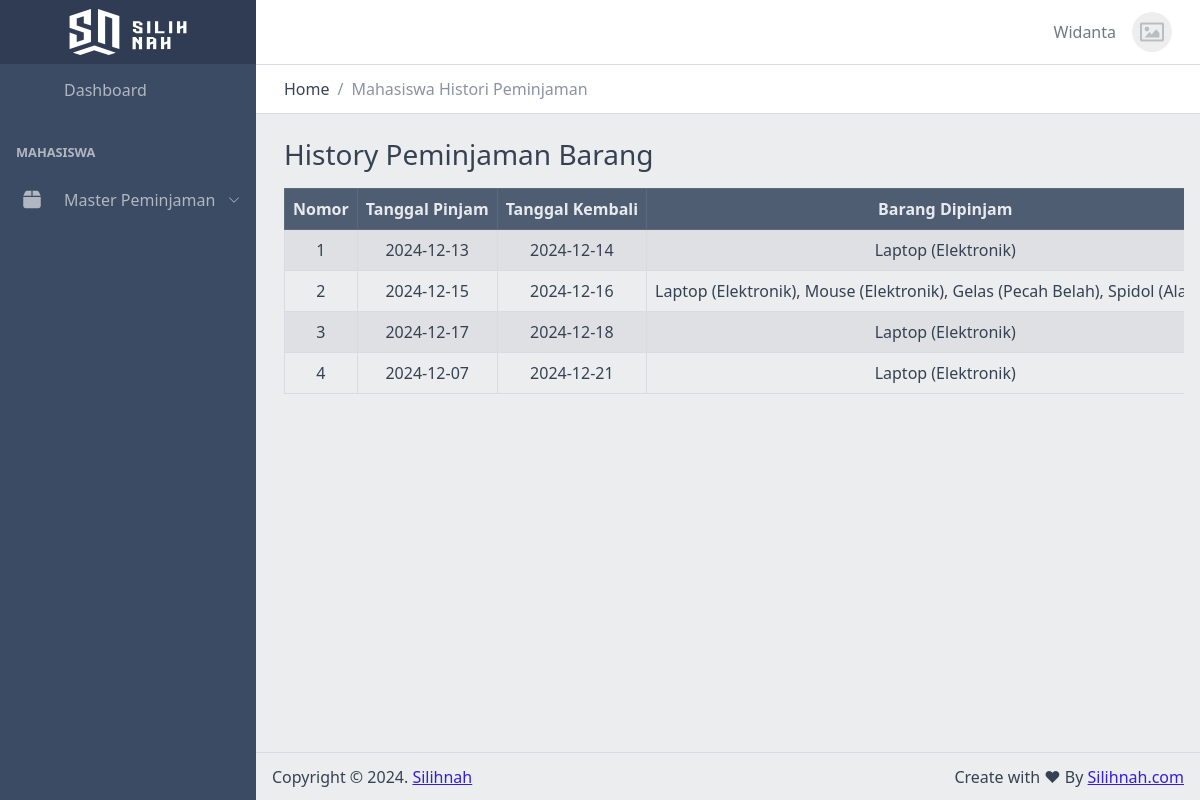
The app's page /views/mahasiswa/peminjaman/history.php (signed in), older data.
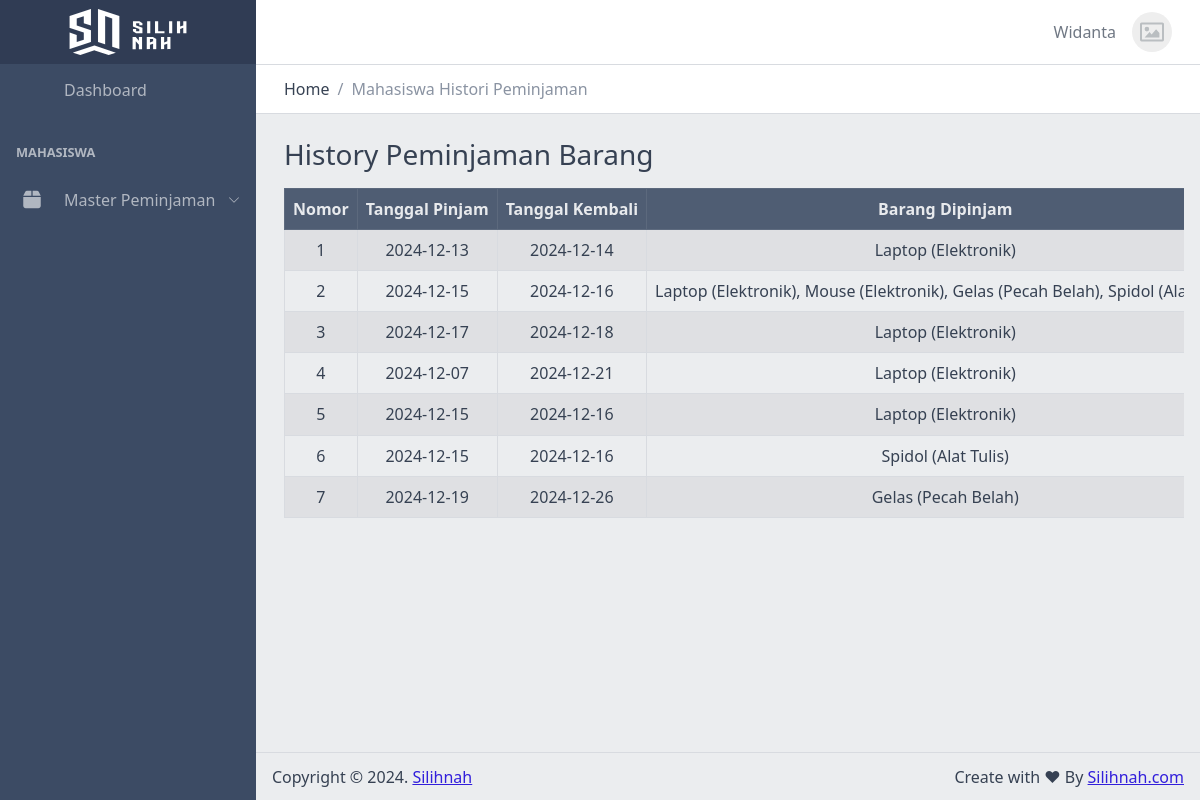
The same page, newer data.
### tables this page shows
CREATE TABLE `peminjaman` (
  `id_peminjaman` int NOT NULL,
  `id_mahasiswa` int NOT NULL,
  `tanggal_pinjam` date NOT NULL,
  `tanggal_kembali` date NOT NULL,
  `id_petugas` int DEFAULT NULL,
  `id_status` int DEFAULT NULL
);

### functions/connect.php (called while the page is built, shortened)
<?php
class Connect
{
    private $host = 'localhost';
    private $user = 'root';
    private $pass = '';
    private $db = 'silihnah';
    function __construct()
    {
        $this->conn = new mysqli($this->host, $this->user, $this->pass, $this->db);
    }
}

### functions/peminjaman.php (called while the page is built, shortened)
<?php
include 'connect.php';
class Peminjaman extends Connect
{
    public function getDataPeminjamanMahasiswaById($id)
    {
        $query = "SELECT
            peminjaman.id_peminjaman,
            peminjaman.id_mahasiswa,
            peminjaman.id_petugas,
            peminjaman.id_status,
            peminjaman.id_peminjaman,
            peminjaman.tanggal_pinjam,
            peminjaman.tanggal_kembali,
            mahasiswa.nama AS nama_mahasiswa,
            petugas.nama AS nama_petugas,
            status.nama_status AS nama_status,
            GROUP_CONCAT(CONCAT(barang.nama, ' (', kategori.nama, ')') SEPARATOR ', ') AS barang_dipinjam,
            GROUP_CONCAT(detail_peminjaman.jumlah SEPARATOR ', ') AS jumlah_barang
        FROM
            peminjaman
        LEFT JOIN
            detail_peminjaman ON peminjaman.id_peminjaman = detail_peminjaman.id_peminjaman
        LEFT JOIN
            barang ON detail_peminjaman.id_barang = barang.id_barang
        LEFT JOIN
            kategori ON barang.id_kategori = kategori.id_kategori
        LEFT JOIN
            mahasiswa ON peminjaman.id_mahasiswa = mahasiswa.id_mahasiswa
        LEFT JOIN
            petugas ON peminjaman.id_petugas = petugas.id_petugas
        LEFT JOIN
            status ON peminjaman.id_status = status.id_status
        WHERE peminjaman.id_mahasiswa = '$id'
        GROUP BY
            peminjaman.id_peminjaman";
        $result = mysqli_query($this->conn, $query);
        $data = [];
        while ($row = mysqli_fetch_assoc($result)) {
            $data[] = $row;
        }
        return $data;
    }
    public function getDataMahasiswaByUserId($id)
    {
        $query = "SELECT * FROM mahasiswa Where id_user = '$id'";
        $result = $this->conn->query($query);
        if ($result->num_rows > 0) {
            return $result->fetch_assoc();
        } else {
            return null;
        }
    }
}

### views/mahasiswa/peminjaman/history.php (the view, shortened to what this page needs)
<?php
include '../../../functions/peminjaman.php';
$peminjaman = new Peminjaman();
$dataMahasiswa = $peminjaman->getDataMahasiswaByUserId($_SESSION['user']['id_user']);
$data = $peminjaman->getDataPeminjamanMahasiswaById($dataMahasiswa['id_mahasiswa']);
?>
<?php include('../../templates/header.php'); ?>
<div class="container-fluid">
    <div class="row justify-content-center">
        <div class="col">
            <h3>History Peminjaman Barang</h3>
        </div>
    </div>
</div>
<div class="container-fluid table-responsive">
    <table id="data-table" class="table text-nowrap table-bordered table-striped text-center mt-2 align-middle">
        <thead class="table-dark">
            <tr>
                <th>Nomor</th>
                <th>Tanggal Pinjam</th>
                <th>Tanggal Kembali</th>
                <th>Barang Dipinjam</th>
            </tr>
        </thead>
        <tbody>
            <?php $no = 1; ?>
            <?php foreach ($data as $row) : ?>
                <tr>
                    <td><?= $no++; ?></td>
                    <td><?= $row['tanggal_pinjam']; ?></td>
                    <td><?= $row['tanggal_kembali']; ?></td>
                    <td><?= $row['barang_dipinjam']; ?></td>
                </tr>
            <?php endforeach; ?>
        </tbody>
    </table>
</div>
<?php include('../../templates/footer.php'); ?>

Row changes from the older to the newer data that the page shows:
added peminjaman: tanggal_pinjam "2024-12-15", tanggal_kembali "2024-12-16", barang_dipinjam "Laptop (Elektronik)"
added peminjaman: tanggal_pinjam "2024-12-15", tanggal_kembali "2024-12-16", barang_dipinjam "Spidol (Alat Tulis)"
added peminjaman: tanggal_pinjam "2024-12-19", tanggal_kembali "2024-12-26", barang_dipinjam "Gelas (Pecah Belah)"
